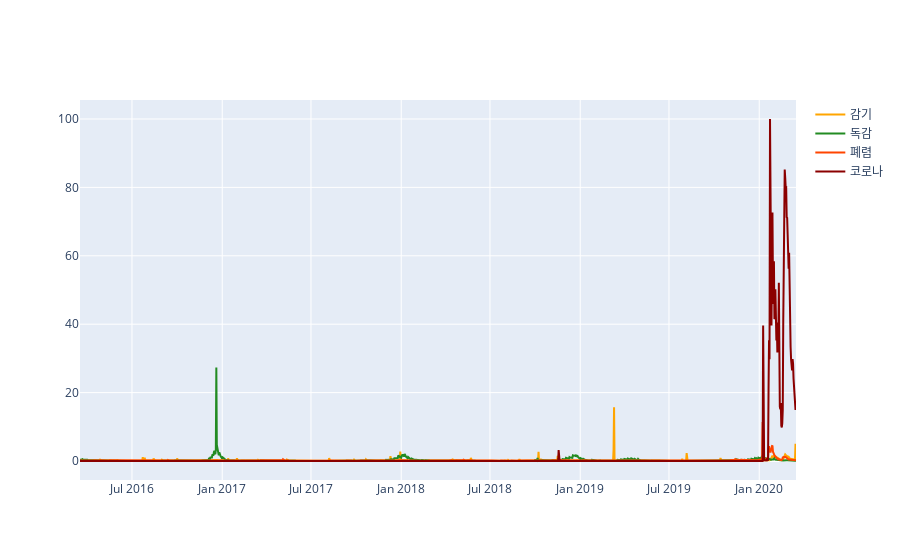

This figure's notebook cell:
### Markdown cell above
### 05. SEARCH_TREND

### Code cell


### Figure 1 — Plotly figure (JSON) as saved in the notebook; plotly's stock layout.template omitted (floating-point values rounded to 4 significant figures; data arrays with more than 128 entries replaced by an {"elided": "..."} marker saying what was removed)
{"data": [{"line": {"color": "orange"}, "mode": "lines", "name": "감기", "type": "scatter", "x": {"elided": "1461 str values"}, "y": {"elided": "1461 float values"}}, {"line": {"color": "forestgreen"}, "mode": "lines", "name": "독감", "type": "scatter", "x": {"elided": "1461 str values"}, "y": {"elided": "1461 float values"}}, {"line": {"color": "orangered"}, "mode": "lines", "name": "폐렴", "type": "scatter", "x": {"elided": "1461 str values"}, "y": {"elided": "1461 float values"}}, {"line": {"color": "darkred"}, "mode": "lines", "name": "코로나", "type": "scatter", "x": {"elided": "1461 str values"}, "y": {"elided": "1461 float values"}}], "layout": {"barmode": "overlay"}}
